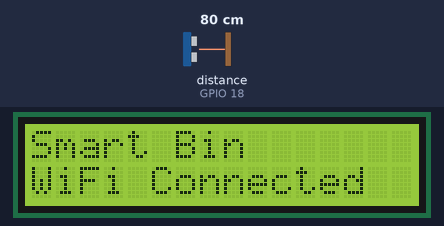
The sketch below on a simulated ESP32. Shown: 16×2 character LCD. Wiring (inferred from the names in the program): ultrasonic range finder: trigger GPIO 5; echo GPIO 18. Inputs (shaded band) come from the test bench; at power-on: distance to the obstacle (sensor on GPIO 18) 80 cm. The echo pulse lasts 58.3 µs per cm; WiFi joins after 1.5 s; servers stay silent unless stated; what the sketch prints to the serial monitor is not drawn.

Above: at 1.6 s.
At 3.2 s:
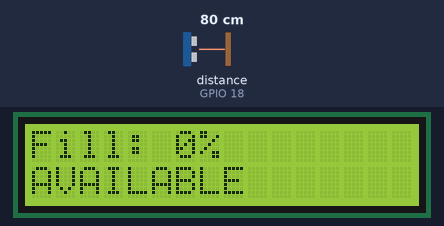
At 27.5 s:
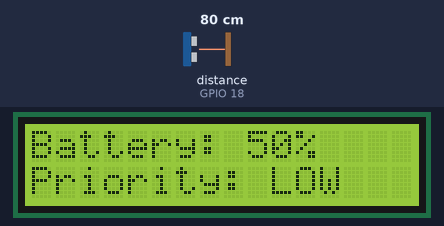

Measured:
- what the display in image 0 shows lasts 1.5 s, from 1.6 s to 3.1 s
- what the display in image 1 shows lasts 2.1 s, from 3.1 s to 5.2 s

The sketch:

smart_waste_monitoring.ino
```cpp
/*
  IoT Smart Waste Monitoring System
  Author: Daniel Ibrahim

  Simulation-based smart waste monitoring system using:
  - ESP32
  - HC-SR04 ultrasonic sensor
  - 16x2 I2C LCD
  - ThingSpeak cloud monitoring

  NOTE:
  Replace YOUR_THINGSPEAK_WRITE_API_KEY with your private
  ThingSpeak Write API key only when running the project locally.
  Do not publish a real API key to GitHub.
*/

#include <Wire.h>
#include <WiFi.h>
#include <LiquidCrystal_I2C.h>

#define TRIG_PIN 5
#define ECHO_PIN 18

const float BIN_DEPTH = 50.0;
int batteryLevel = 50;

const char* THINGSPEAK_API_KEY = "YOUR_THINGSPEAK_WRITE_API_KEY";
const char* THINGSPEAK_SERVER = "api.thingspeak.com";

const char* WIFI_SSID = "Wokwi-GUEST";
const char* WIFI_PASSWORD = "";

WiFiClient client;

LiquidCrystal_I2C lcd(0x27, 16, 2);

void setup() {
  Serial.begin(115200);

  pinMode(TRIG_PIN, OUTPUT);
  pinMode(ECHO_PIN, INPUT);

  lcd.init();
  lcd.backlight();

  connectToWiFi();

  lcd.setCursor(0, 0);
  lcd.print("Smart Bin");

  lcd.setCursor(0, 1);
  lcd.print("WiFi Connected");

  delay(1500);
  lcd.clear();
}

void loop() {
  digitalWrite(TRIG_PIN, LOW);
  delayMicroseconds(2);

  digitalWrite(TRIG_PIN, HIGH);
  delayMicroseconds(10);

  digitalWrite(TRIG_PIN, LOW);

  long duration = pulseIn(ECHO_PIN, HIGH);

  float distance = duration / 58.0;

  if (distance > BIN_DEPTH) {
    distance = BIN_DEPTH;
  }

  if (distance < 0) {
    distance = 0;
  }

  float fillLevel =
      ((BIN_DEPTH - distance) / BIN_DEPTH) * 100.0;

  String status;
  String priority;
  int priorityValue;

  if (fillLevel < 50) {
    status = "AVAILABLE";
    priority = "LOW";
    priorityValue = 1;
  }
  else if (fillLevel < 80) {
    status = "NEARLY FULL";
    priority = "MEDIUM";
    priorityValue = 2;
  }
  else {
    status = "FULL";
    priority = "HIGH";
    priorityValue = 3;
  }

  Serial.println("SMART BIN MONITOR");
  Serial.println("----------------------");

  Serial.print("Distance: ");
  Serial.print(distance);
  Serial.println(" cm");

  Serial.print("Fill Level: ");
  Serial.print(fillLevel);
  Serial.println("%");

  Serial.print("Status: ");
  Serial.println(status);

  Serial.print("Collection Priority: ");
  Serial.println(priority);

  Serial.print("Battery: ");
  Serial.print(batteryLevel);
  Serial.println("%");

  if (fillLevel >= 80) {
    Serial.println("ALERT: COLLECTION REQUIRED");
  }

  if (batteryLevel <= 15) {
    Serial.println("ALERT: LOW BATTERY");
  }

  Serial.println("----------------------");

  lcd.clear();

  lcd.setCursor(0, 0);
  lcd.print("Fill: ");
  lcd.print((int)fillLevel);
  lcd.print("%");

  lcd.setCursor(0, 1);
  lcd.print(status);

  delay(2000);

  lcd.clear();

  lcd.setCursor(0, 0);
  lcd.print("Battery: ");
  lcd.print(batteryLevel);
  lcd.print("%");

  lcd.setCursor(0, 1);
  lcd.print("Priority: ");
  lcd.print(priority);

  sendToThingSpeak(
    fillLevel,
    distance,
    batteryLevel,
    priorityValue
  );

  delay(20000);
}

void connectToWiFi() {
  Serial.println("Connecting to WiFi...");

  WiFi.begin(WIFI_SSID, WIFI_PASSWORD);

  while (WiFi.status() != WL_CONNECTED) {
    delay(500);
    Serial.print(".");
  }

  Serial.println();
  Serial.println("WiFi connected!");

  Serial.print("IP Address: ");
  Serial.println(WiFi.localIP());
}

void sendToThingSpeak(
  float fillLevel,
  float distance,
  int batteryLevel,
  int priorityValue
) {
  if (client.connect(THINGSPEAK_SERVER, 80)) {
    String url = "/update?api_key=";
    url += THINGSPEAK_API_KEY;

    url += "&field1=";
    url += String(fillLevel);

    url += "&field2=";
    url += String(distance);

    url += "&field3=";
    url += String(batteryLevel);

    url += "&field4=";
    url += String(priorityValue);

    client.print(
      String("GET ") + url + " HTTP/1.1\r\n" +
      "Host: " + THINGSPEAK_SERVER + "\r\n" +
      "Connection: close\r\n\r\n"
    );

    Serial.println("Data sent to ThingSpeak");

    client.stop();
  }
  else {
    Serial.println("ThingSpeak connection failed");
  }
}
```
